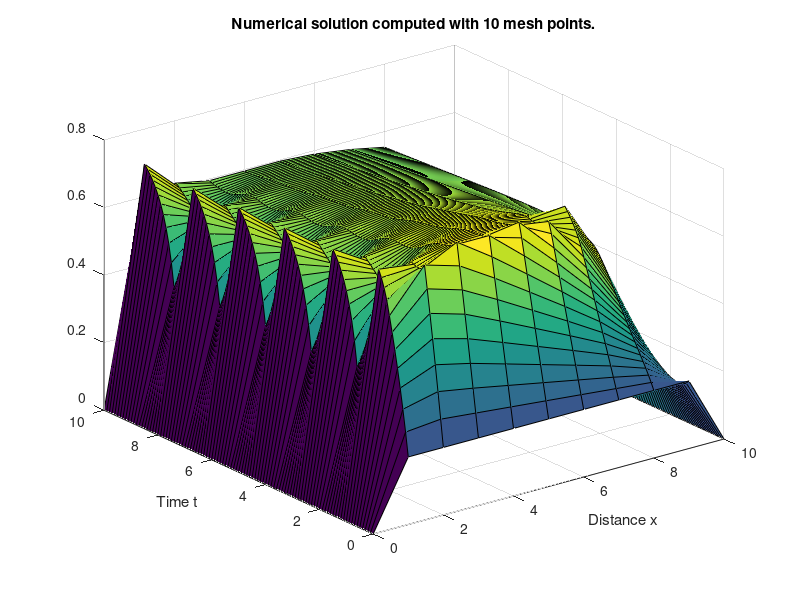
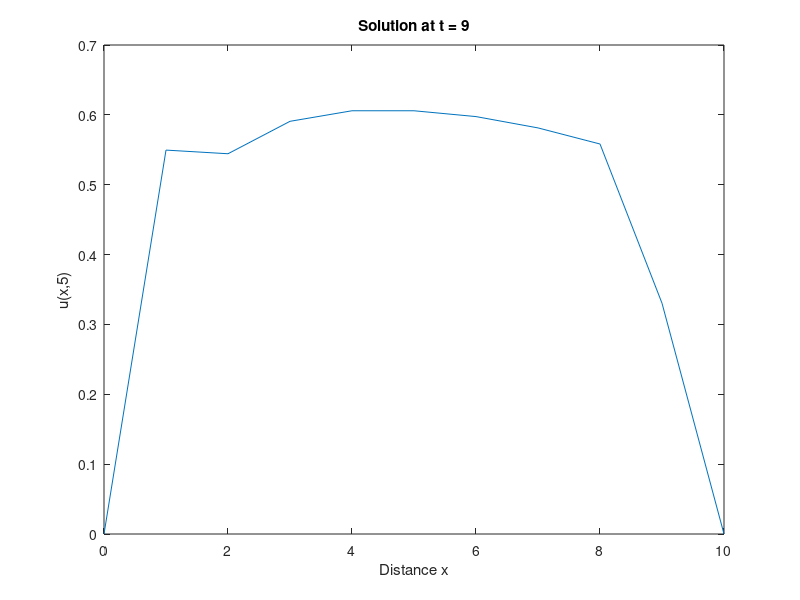
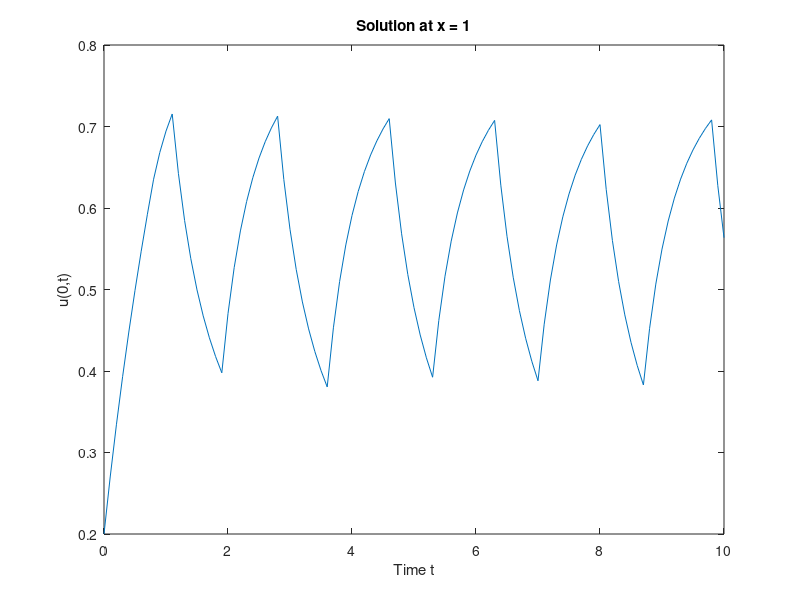
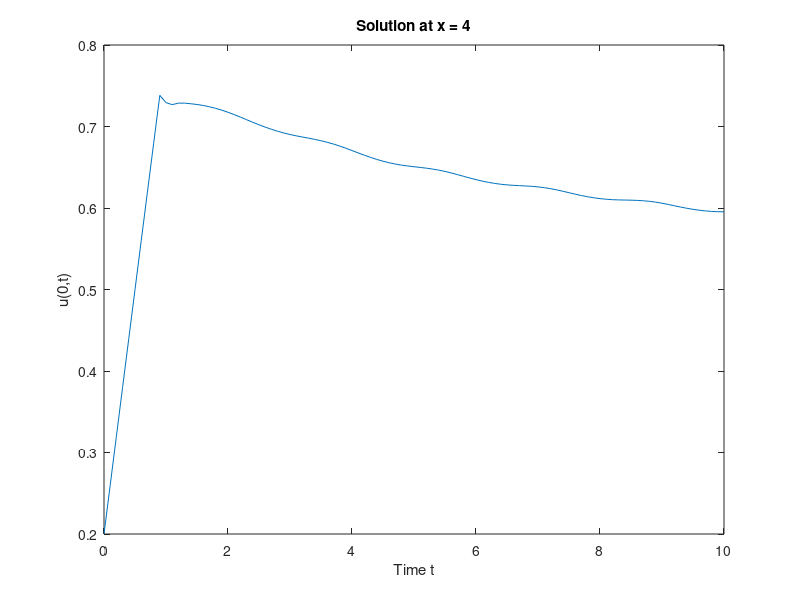

Recreate these plots in MATLAB, in order.
function pdeswitch

h = 1;
deltat = 0.1;
m = 10/h + 1; %number of mesh points
t = 10/deltat + 1; %number of time steps
alpha = deltat/(h*h);
A= zeros(m -2, m - 2);

%build matrix A
for i = 1 : m - 2
    A(i, i) = 1 - 2 * alpha;
    if i > 1
        A(i, i - 1) = alpha;
    end
    
    if i < m - 2
    A(i, i + 1) = alpha;
    end
end


disp(A)

u0 = ones(m - 2, 1);
u0 = u0 * 0.2;

function f = input_fun(x)
f = -0.1*x + 1;
end


load = zeros(m - 2, 1);
u = zeros(m - 2, t);
u(:,1) = u0;
for i = 2 : t
    
    for j = 1 : m - 2	% heater on and off control
        
        if i == 2   %heaters are on initially
            load(j, 1) = deltat * input_fun(h * j);
        end    
        
        if load(j, 1) == 0
            load(j, 1) = 0;
        else
            load(j, 1) = deltat * input_fun(h * j);
        end    
        %switch part    
        if u(j, i - 1) > 0.7
            %u(j, i - 1) = 0.7;
            load(j, 1) = 0;
        elseif u(j, i - 1) < 0.4
            %u(j, i - 1) = 0.4;
            load(j, 1) = deltat * input_fun(h * j);
        end
    end
    %disp(load);
    
    u(:, i) = A * u(:, i - 1) + load;

end

xlist = linspace(0,10,m);
tlist = linspace(0,10,t);
u = [zeros(1, t); u; zeros(1, t)];
u = u';


size(xlist);
size(tlist);
size(u);



surf(xlist,tlist,u) 
title('Numerical solution computed with 10 mesh points.')
xlabel('Distance x')
ylabel('Time t')

figure
plot(xlist,u(91,:))
title('Solution at t = 9')
xlabel('Distance x')
ylabel('u(x,5)')

figure
plot(tlist,u(:,2))
title('Solution at x = 1')
xlabel('Time t')
ylabel('u(0,t)')

figure
plot(tlist,u(:,5))
title('Solution at x = 4')
xlabel('Time t')
ylabel('u(0,t)')

end
